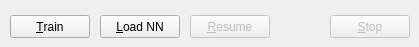
    <widget class="QWidget" name="tabTrainControl">
     <attribute name="title">
      <string>Train Control</string>
     </attribute>
     <widget class="QPushButton" name="pbNNStop">
      <property name="enabled">
       <bool>false</bool>
      </property>
      <property name="geometry">
       <rect>
        <x>330</x>
        <y>15</y>
        <width>80</width>
        <height>23</height>
       </rect>
      </property>
      <property name="text">
       <string>&amp;Stop</string>
      </property>
     </widget>
     <widget class="QPushButton" name="pbNNTrain">
      <property name="geometry">
       <rect>
        <x>10</x>
        <y>15</y>
        <width>80</width>
        <height>23</height>
       </rect>
      </property>
      <property name="text">
       <string>&amp;Train</string>
      </property>
     </widget>
     <widget class="QPushButton" name="pbNNLoad">
      <property name="geometry">
       <rect>
        <x>100</x>
        <y>15</y>
        <width>80</width>
        <height>23</height>
       </rect>
      </property>
      <property name="text">
       <string>&amp;Load NN</string>
      </property>
     </widget>
     <widget class="QPushButton" name="pbNNResume">
      <property name="enabled">
       <bool>false</bool>
      </property>
      <property name="geometry">
       <rect>
        <x>190</x>
        <y>15</y>
        <width>80</width>
        <height>23</height>
       </rect>
      </property>
      <property name="text">
       <string>&amp;Resume</string>
      </property>
     </widget>
    </widget>
